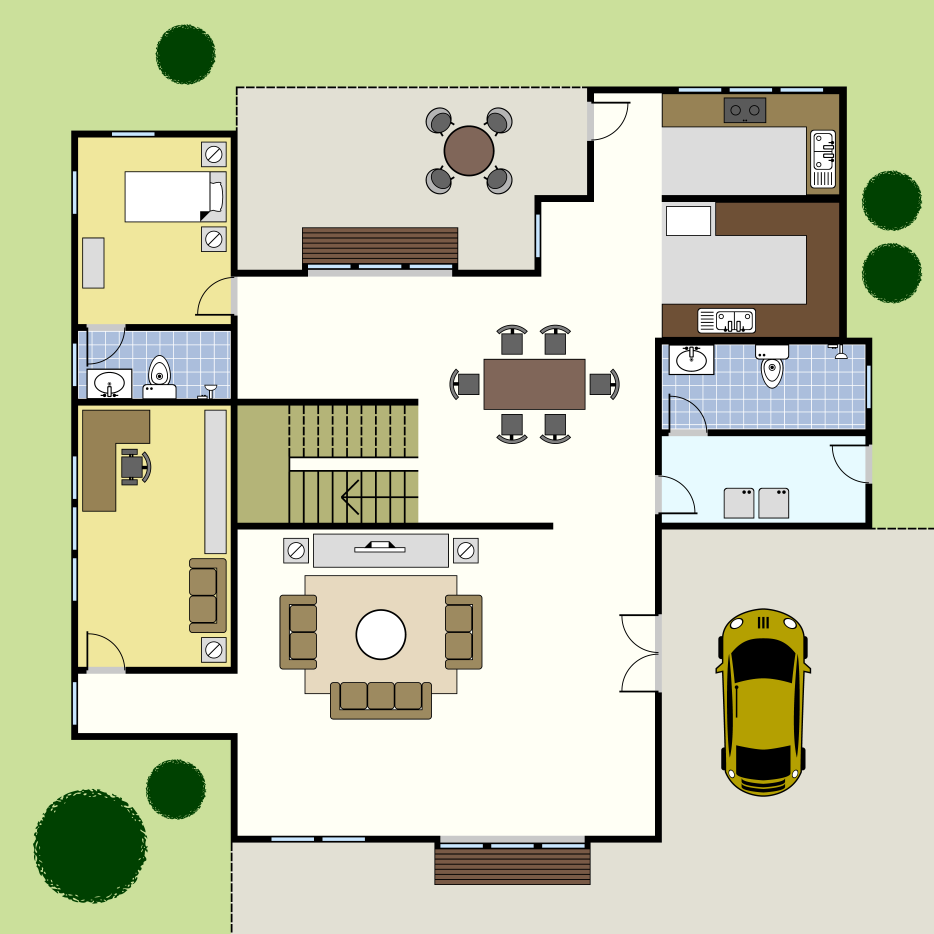
#> input picture images/house1.jpg, 2800 x 2800 px, found by its file name (shown at 1/3 size)
$ python test1.py
#> lines starting #> are read from the running program, lines starting #| are printed output that depends on the picture; after the words box and inside, x2 and y2 are one past the last pixel; in counts of white or black regions, pixels touching at a corner belong together
import matplotlib.pyplot as plt
import numpy as np
import heapq
import serial
import time
from PIL import Image

# arduino = serial.Serial(port='COM7', baudrate=9600, timeout=1)

def plot_maze(maze):
    fig, ax = plt.subplots(figsize=(10, 10))
    colored_maze = np.zeros((maze.shape[0], maze.shape[1], 3))
    # Set walls to black
    colored_maze[maze == 0] = [0, 0, 0]
    # Set passages to white
    colored_maze[maze == 1] = [1, 1, 1]

    ax.imshow(colored_maze)
    ax.set_xticks([]), ax.set_yticks([])

    green_cells = []
    directions_1 = []
    cid = [None]  # List to hold connection id

    # [29 lines left out: function on_click, not called in this run]

    cid[0] = fig.canvas.mpl_connect('button_press_event', on_click)
    plt.show()
    return directions_1

# [55 lines left out: function a_star_search, not called in this run]


image_path = "house1.jpg"
image = Image.open(image_path).convert("L")
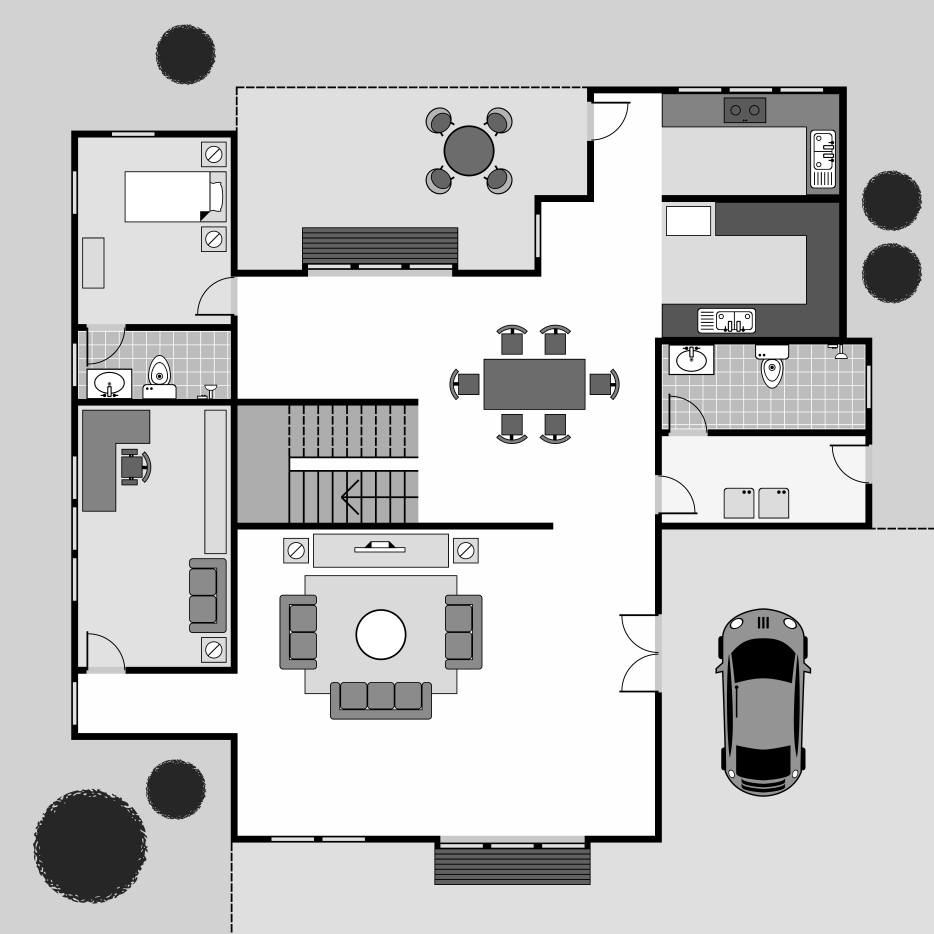
#> image: PIL image 2800x2800 L (shown at 1/3 size); min 0, max 255, mean 200.4


image_resized = image.resize((254, 254))
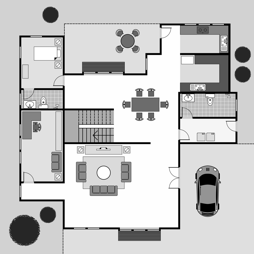
#> image_resized: PIL image 254x254 L; min 0, max 255, mean 200.5


image_array = np.array(image_resized)


threshold = 128
binary_matrix = (image_array > threshold).astype(int)
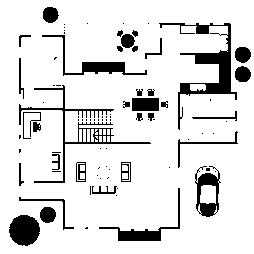
#> binary_matrix: shape (254, 254) int64; values 0 (black) and 1 (white), 87.2% white; 86 black regions (51 under 20 px), largest, box (x1, y1, x2, y2) and area: (159, 23, 237, 130) 1613, (19, 85, 151, 183) 993, (9, 215, 40, 246) 742

maze=binary_matrix

print(binary_matrix)
#> (printed output is left out)

# [75 lines left out: functions costamise, sendtoarduino, functionsend, not called in this run]

if __name__=='__main__':
    plot_maze(maze)

$ run again, with images/house2.jpg copied over images/house1.jpg
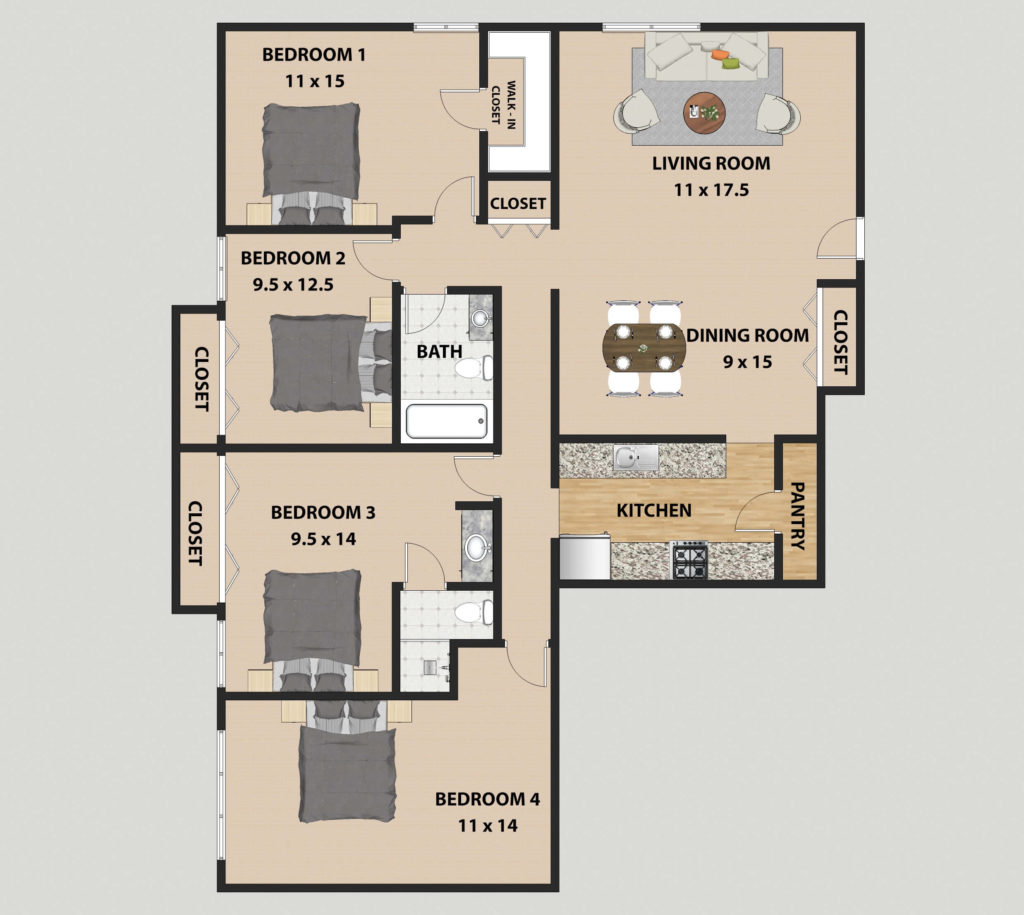
#> input picture images/house2.jpg, 1024 x 915 px, found by its file name
#> `image_resized = image.resize((254, 254))`:
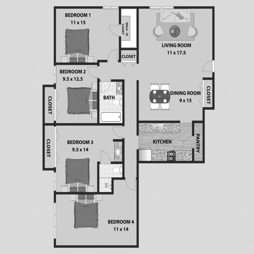
#> image_resized: PIL image 254x254 L; min 22, max 255, mean 197.1
#> `binary_matrix = (image_array > threshold).astype(int)`:
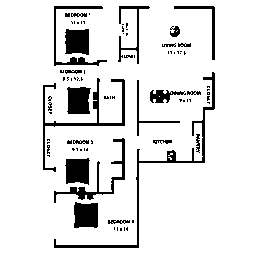
#> binary_matrix: shape (254, 254) int64; values 0 (black) and 1 (white), 89.1% white; 85 black regions (60 under 20 px), largest, box (x1, y1, x2, y2) and area: (54, 72, 215, 248) 1050, (43, 78, 125, 172) 795, (54, 138, 125, 203) 594
#> (printed output is left out)

$ run again, with images/house3.jpg copied over images/house1.jpg
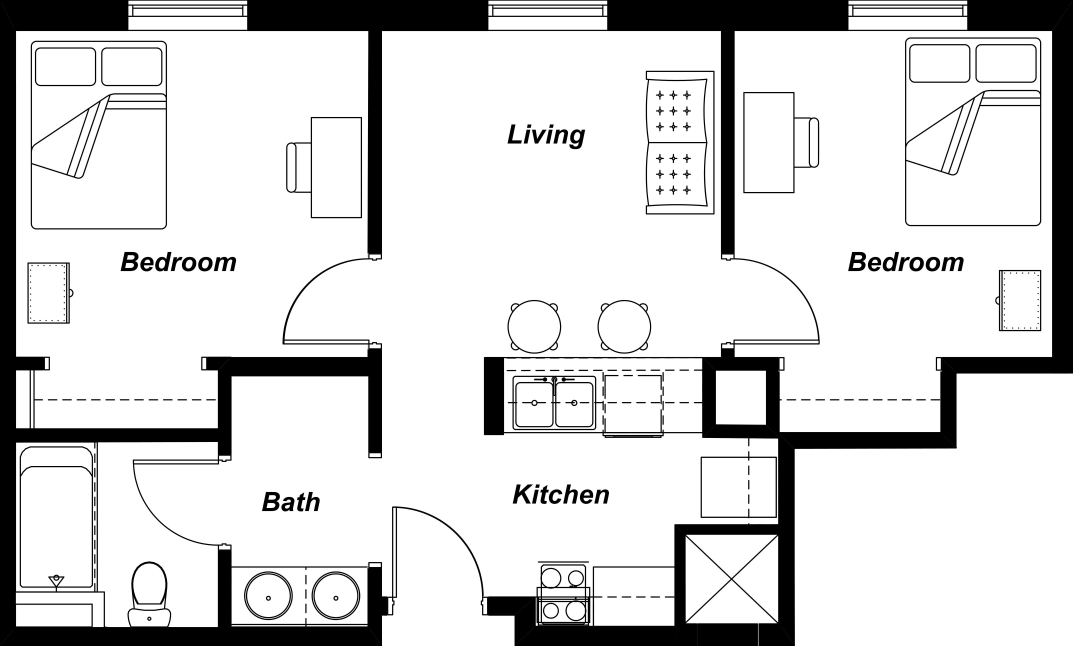
#> input picture images/house3.jpg, 5364 x 3226 px, found by its file name (shown at 1/5 size)
#> `image_resized = image.resize((254, 254))`:
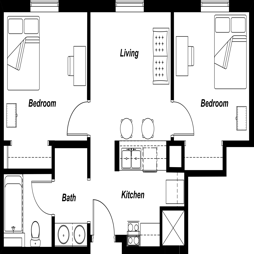
#> image_resized: PIL image 254x254 L; min 0, max 255, mean 214.8
#> `binary_matrix = (image_array > threshold).astype(int)`:
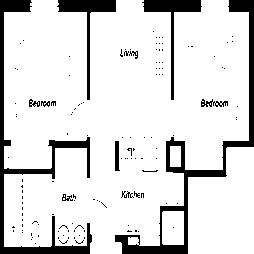
#> binary_matrix: shape (254, 254) int64; values 0 (black) and 1 (white), 86.6% white; 132 black regions (121 under 20 px), largest, box (x1, y1, x2, y2) and area: (115, 0, 254, 254) 3063, (0, 0, 92, 254) 2924, (57, 0, 116, 100) 956
#> (printed output is left out)

$ run again, with images/house4.jpg copied over images/house1.jpg
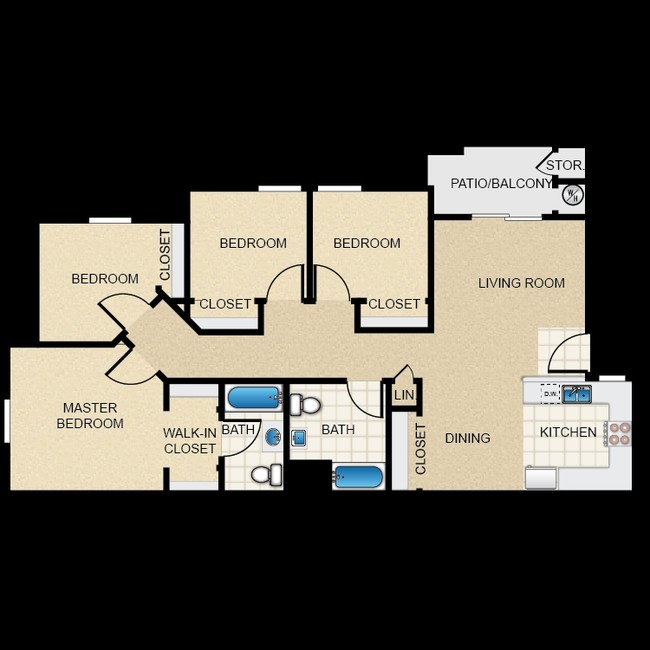
#> input picture images/house4.jpg, 650 x 650 px, found by its file name
#> `image_resized = image.resize((254, 254))`:
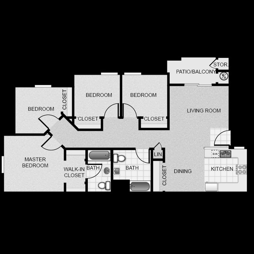
#> image_resized: PIL image 254x254 L; min 0, max 255, mean 82.6
#> `binary_matrix = (image_array > threshold).astype(int)`:
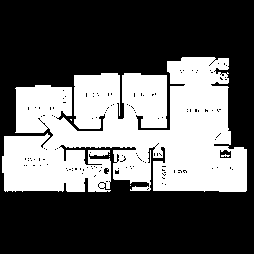
#> binary_matrix: shape (254, 254) int64; values 0 (black) and 1 (white), 37.7% white; 6 white regions (5 under 20 px), largest, box (x1, y1, x2, y2) and area: (2, 57, 247, 192) 24275
#> (printed output is left out)
